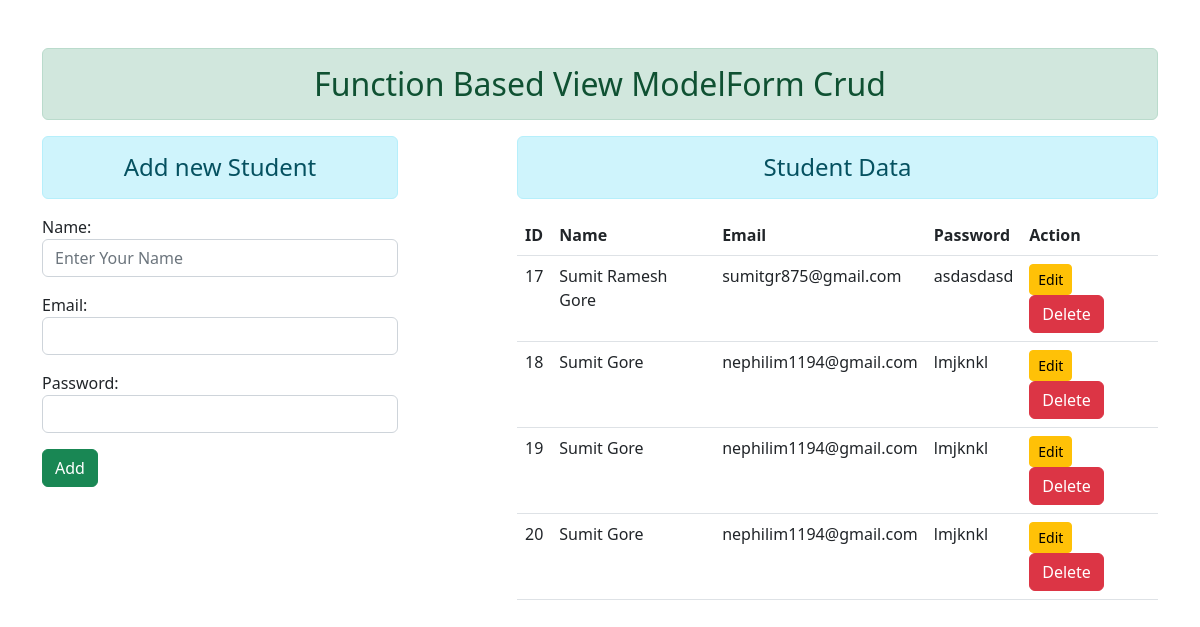
The page / on the database its author committed.
### app/models.py (models this page shows)
class StuReg(models.Model):
    name = models.CharField(max_length=70)
    email = models.EmailField(max_length=70)
    password = models.CharField(max_length=70)

### app/views.py (the view)
# urls.py: path('',views.show,name="home"),
def show(request):
    if request.method =="POST":
        fm=StuForm(request.POST)
        if fm.is_valid():
           nm = fm.cleaned_data['name']
           em = fm.cleaned_data['email']
           pw = fm.cleaned_data['password']
           reg=StuReg(name=nm,email=em,password=pw)
           reg.save()
           messages.success(request,'User Created successfully :{}'.format(nm))
           fm=StuForm()
    else:
        fm=StuForm()
    stud=StuReg.objects.all()
    return render(request,'index.html',{'form':fm,'data':stud})

### app/forms.py
class StuForm(forms.ModelForm):
    class Meta:
        model=StuReg
        fields = ['name','email','password']
        help_text={'name':'Enter Yout Name'}
        widgets={
            'name':forms.TextInput(attrs={'class':'form-control','placeholder':'Enter Your Name'}),
            'email':forms.EmailInput(attrs={'class':'form-control'}),
            'password':forms.PasswordInput(render_value=True,attrs={'class':'form-control'}),
        }

### app/templates/index.html (shortened to what this page needs)
{% extends 'base.html' %}
{% block content %}
<div class="row">
    <div class="col-sm-4">
        <h4 class="text-center alert alert-info">Add new Student</h4>
        <form action="" method="POST" >
            {{form.as_p}}
            <input type="submit" class="btn btn-success" value="Add">
        </form>
    </div>
    <div class="col-sm-7 offset-1">
        <h4 class="text-center alert alert-info">Student Data</h4>
        {% if data %}
        <table class="table table-hover">
            <tr>
                <th>ID</th>
                <th>Name</th>
                <th>Email</th>
                <th>Password</th>
                <th>Action</th>
            </tr>
            {% for i in data %}
            <tr>
                <td>{{i.id}}{{i.help_text}}</td>
                <td>{{i.name}}</td>
                <td>{{i.email}}</td>
                <td>{{i.password}}</td>
                <td>
                    <a href="{% url 'updatedata' i.id %}" class="btn btn-warning btn-sm">Edit</a>
                    <form action="{% url 'deletedata' i.id %}" method="POST" class="d-inline">
                        <input type="Submit" value="Delete" class="btn btn-danger">
                    </form>
                </td>
            </tr>
            {% endfor %}
        </table>
        {% else %}
        <h4 class="text-center alert alert-warning">No Data Found</h4>
        {% endif %}
{% endblock content %}

### app/templates/base.html (shortened to what this page needs)
<!DOCTYPE html>
<html lang="en">
<head>
    {% load static %}
    <link href="{% static 'css/bootstrap.min.css' %}" rel="stylesheet">
</head>
<body>
    <div class="container mt-5">
        <h2 class="text-center alert alert-success">Function Based View ModelForm Crud</h2>
        {% block content %}
        {% endblock content %}

### rows shown on the page
StuReg: id "17", name "Sumit Ramesh Gore", email "sumitgr875@gmail.com", password "asdasdasd"
StuReg: id "18", name "Sumit Gore", email "nephilim1194@gmail.com", password "lmjknkl"
StuReg: id "19", name "Sumit Gore", email "nephilim1194@gmail.com", password "lmjknkl"
StuReg: id "20", name "Sumit Gore", email "nephilim1194@gmail.com", password "lmjknkl"
